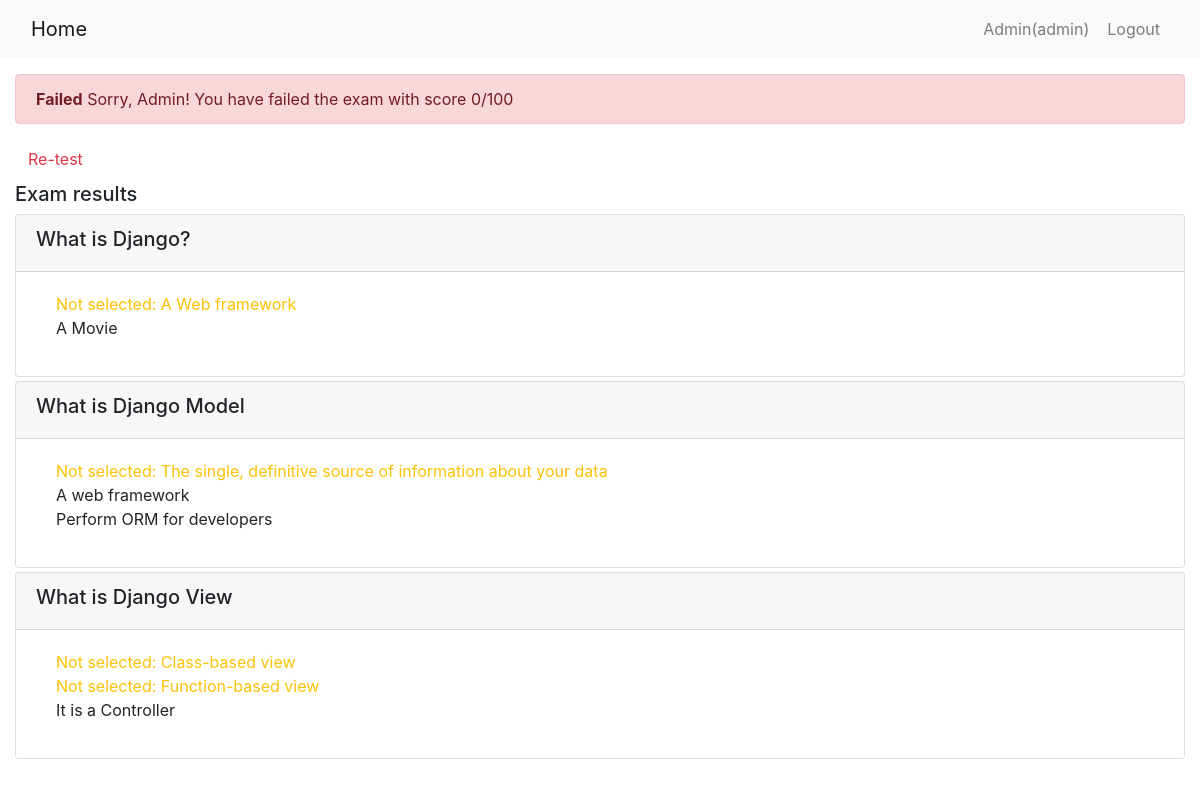
The page /onlinecourse/course/1/submission/1/result/ (signed in) on the database its author committed.
### onlinecourse/models.py (models this page shows, shortened)
class Question(models.Model):
    lesson = models.ForeignKey(Lesson, on_delete=models.CASCADE, null=True, blank=True)
    course = models.ForeignKey(Course, on_delete=models.CASCADE, null=True, blank=True)
    question_text = models.CharField(max_length=200)
    grade = models.IntegerField(default=50)
    def is_get_score(self, selected_ids):
        all_answers = self.choice_set.filter(is_correct=True).count()
        selected_correct = self.choice_set.filter(is_correct=True, id__in=selected_ids).count()
        if all_answers == selected_correct:
            return True
        else:
            return False

class Choice(models.Model):
    question = models.ForeignKey(Question, on_delete=models.CASCADE)
    choice_text = models.CharField(max_length=200)
    is_correct = models.BooleanField(default=False)

### onlinecourse/views.py (the view)
# urls.py: path('course/<int:course_id>/submission/<int:submission_id>/result/', views.show_exam_result, name="show_exam_result"),
def show_exam_result(request, course_id, submission_id):
    context = {}
    course = get_object_or_404(Course, pk=course_id)
    submission = Submission.objects.get(id=submission_id)
    choices = submission.choices.all()
    selected_ids = [choice.id for choice in choices]
    total_score = 0
    possible_score = 0
    questions = course.question_set.all()
    for question in questions:
        possible_score += question.grade
        if question.is_get_score(selected_ids):
            total_score += question.grade
    context['course'] = course
    context['grade'] = total_score
    context['possible'] = possible_score
    context['possible_score'] = possible_score
    context['choices'] = choices
    context['selected_ids'] = selected_ids
    return render(request, 'onlinecourse/exam_result_bootstrap.html', context)

### onlinecourse/templates/onlinecourse/exam_result_bootstrap.html (shortened to what this page needs)
<!DOCTYPE html>
<html lang="en">
<head>
    {% load static %}
    <link rel="stylesheet" href="https://maxcdn.bootstrapcdn.com/bootstrap/4.5.2/css/bootstrap.min.css">
</head>
<body>
 <nav class="navbar navbar-expand-lg navbar-light bg-light">
    <div class="container-fluid">
        <div class="navbar-header">
              <a class="navbar-brand" href="{% url 'onlinecourse:index' %}">Home</a>
        </div>
        <ul class="nav navbar-nav navbar-right ml-auto">
            {% if user.is_authenticated %}
            <li class="nav-item">
                <a class="nav-link btn btn-link" href="#">{{ user.first_name }}({{ user.username }})</a>
            </li>
            <li class="nav-item">
                <a class="nav-link btn btn-link" href="{% url 'onlinecourse:logout' %}">Logout</a>
            </li>
            {% endif %}
        </ul>
    </div>
</nav>
<div class="container-fluid mt-3">
    {% if grade >= 80 %}
    <div class="alert alert-success">
        <b>Congratulations, {{ user.first_name }}!</b> You have passed the exam and completed the course with score {{ grade }}/100
    </div>
    {% else %}
    <div class="alert alert-danger">
        <b>Failed</b> Sorry, {{ user.first_name }}! You have failed the exam with score {{ grade }}/100
    </div>
    <a class="btn btn-link text-danger" href="{% url 'onlinecourse:course_details' course.id %}">Re-test</a>
    {% endif %}
    <div class="card-columns-vertical mt-1">
        <h5 class="">Exam results</h5>
        {% for question in course.question_set.all %}
        <div class="card mt-1">
            <div class="card-header"><h5>{{ question.question_text }}</h5></div>
            <div class="card-body">
                <div class="form-group">
                    {% for choice in question.choice_set.all %}
                    <div class="form-check">
                        {% if choice.is_correct and choice in choices %}
                        <div class="text-success">Correct answer: {{ choice.choice_text }}</div>
                        {% else %}{% if choice.is_correct and not choice in choices %}
                        <div class="text-warning">Not selected: {{ choice.choice_text }}</div>
                        {% else %}{% if not choice.is_correct and choice in choices %}
                        <div class="text-danger">Wrong answer: {{ choice.choice_text }}</div>
                        {% else %}
                        <div>{{ choice.choice_text }}</div>
                        {% endif %}{% endif %}{% endif %}
                    </div>
                    {% endfor %}
                </div>
            </div>
        </div>
        {% endfor %}
    </div>
</div>
</body>
</html>

### rows shown on the page
Question: question_text "What is Django?"
Choice: choice_text "A Web framework"
Choice: choice_text "A Movie"
Question: question_text "What is Django Model"
Choice: choice_text "The single, definitive source of information about your data"
Choice: choice_text "A web framework"
Choice: choice_text "Perform ORM for developers"
Question: question_text "What is Django View"
Choice: choice_text "Class-based view"
Choice: choice_text "Function-based view"
Choice: choice_text "It is a Controller"

### other values the page prints
{{ user.first_name }} "Admin"
{{ user.username }} "admin"
{{ grade }} "0"
